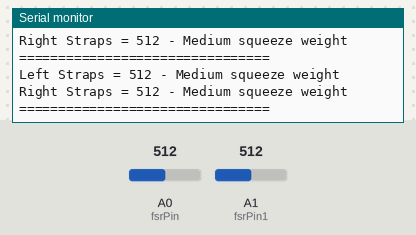
Bench run of a sketch on a simulated Arduino Uno, built with avr-gcc and run on an emulated ATmega328P. Parts: the last lines printed to the serial monitor. The test bench sets the inputs (shaded band); at power-on: A0 (fsrPin) = 512, A1 (fsrPin1) = 512.

Above: at 5.8 s.
5.9 s: A0 (fsrPin) set to 490
At 11.0 s:
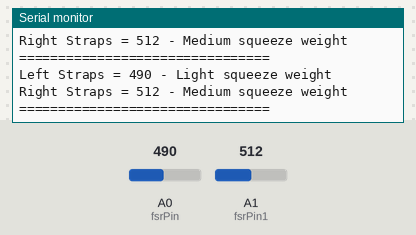
16.6 s: A1 (fsrPin1) set to 490
At 21.6 s:
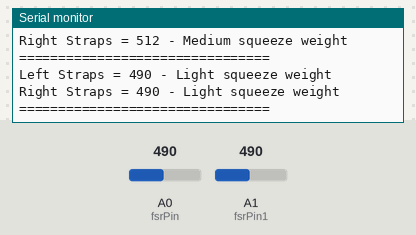
26.8 s: A0 (fsrPin) set to 190
At 31.8 s:
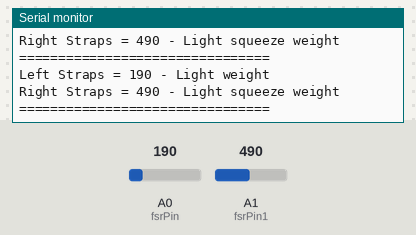
36.8 s: A1 (fsrPin1) set to 190
At 41.5 s:
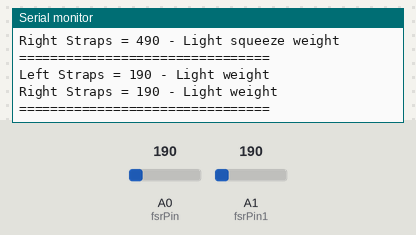
47.0 s: A0 (fsrPin) set to 0
At 51.5 s:
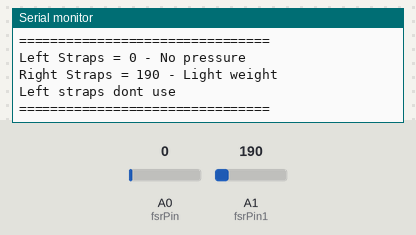
53.0 s: A1 (fsrPin1) set to 0
At 56.4 s:
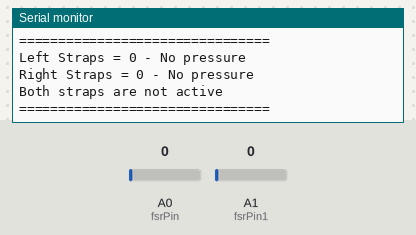

Measured:
- after the input at 5.9 s, the serial monitor: prints a new line after 4.2 s (image 1)
- after the input at 16.6 s, the serial monitor: prints a new line after 3.7 s (image 2)
- after the input at 26.8 s, the serial monitor: prints a new line after 3.5 s (image 3)
- after the input at 36.8 s, the serial monitor: prints a new line after 3.7 s (image 4)
- after the input at 47.0 s, the serial monitor: prints a new line after 3.5 s (image 5)
- after the input at 53.0 s, the serial monitor: prints a new line after 2.6 s (image 6)

The sketch:

weight-calculator-n-straps.ino
```cpp
const int fsrPin = 0;
const int fsrPin1 = 1;
int fsrReading;
int fsrReading1;

void setup(void) {
    Serial.begin(9600);
}
void loop(void) {
    fsrReading = analogRead(fsrPin);
    Serial.print("Left Straps = ");
    Serial.print(fsrReading);
    if (fsrReading < 10) {
      Serial.println(" - No pressure");
    }
    else if (fsrReading < 200) {
      Serial.println(" - Light weight");
    }
    else if (fsrReading < 500) {
      Serial.println(" - Light squeeze weight");
    }
    else if (fsrReading < 800) {
      Serial.println(" - Medium squeeze weight");
    }
    else {
      Serial.println(" - Big squeeze weight");
    }

    fsrReading1 = analogRead(fsrPin1);
    Serial.print("Right Straps = ");
    Serial.print(fsrReading1);
    if (fsrReading1 < 10) {
      Serial.println(" - No pressure");
    }
    else if (fsrReading1 < 200) {
      Serial.println(" - Light weight");
    }
    else if (fsrReading1 < 500) {
      Serial.println(" - Light squeeze weight");
    }
    else if (fsrReading1 < 800) {
      Serial.println(" - Medium squeeze weight");
    }
    else {
      Serial.println(" - Big squeeze weight");
    }

    if(fsrReading < 10 && fsrReading1 < 10){
      Serial.println("Both straps are not active");
    }
    if(fsrReading < 10 && fsrReading1 > 10){
      Serial.println("Left straps dont use");
    }
    if(fsrReading > 10 && fsrReading1 < 10){
      Serial.println("Right straps dont use");
    }

    Serial.println("================================");
    delay(5000);
}
```
